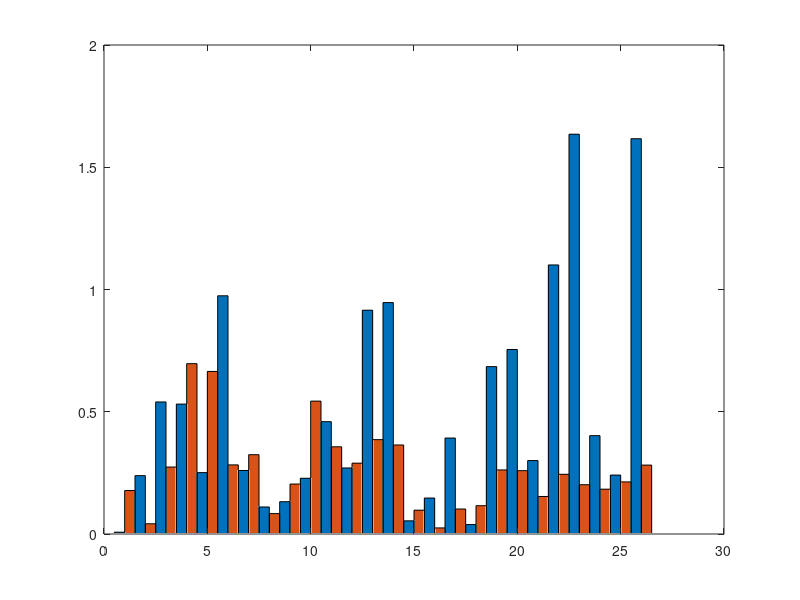

The MATLAB script that drew this image: (Note: this script raises an error after producing the figure.)
%% 柱状图

% 数据：GCC-PHAT (RMSE值)
GCC_PHAT = [
0.1778	0.0074
0.0419	0.2387
0.2738	0.5401
0.6967	0.5313
0.6649	0.2511
0.2827	0.9743
0.3244	0.2598
0.0834	0.1105
0.2043	0.1321
0.5435	0.228
0.3567	0.4595
0.2897	0.2701
0.386	0.9153
0.3641	0.9465
0.0974	0.0539
0.0249	0.1471
0.1022	0.3925
0.1158	0.0387
0.262	0.6846
0.2591	0.7547
0.1535	0.3004
0.2442	1.1004
0.2017	1.6351
0.1833	0.4023
0.2131	0.241
0.2818	1.6167
];

% 交换列顺序，使得先绘制 GCC-PHAT（原始），后绘制 Improved GCC-PHAT
GCC_PHAT = GCC_PHAT(:, [2, 1]);

% 横坐标：1到26，每组对应一个x值
x = 1:26;

% 创建图形窗口并调整大小
figure('Position', [100, 100, 1000, 400]); % 宽1000，高400，成长方形

% 绘制柱状图（按行分组，每个x有两根柱子），增加 BarWidth 参数
bar_handle = bar(x, GCC_PHAT, 'grouped', 'BarWidth', 1); % 调整柱子宽度

% 设置颜色（交换后颜色也要对应）
bar_handle(2).FaceColor = [205/255, 79/255, 57/255];   % Tomato3 (GCC-PHAT)
bar_handle(1).FaceColor = [70/255, 130/255, 180/255];  % SteelBlue3 (Improved GCC-PHAT)

% 设置柱状图的轮廓颜色
bar_handle(1).EdgeColor = [0.8, 0.8, 0.8]; % 设置浅灰色轮廓
bar_handle(2).EdgeColor = [0.8, 0.8, 0.8]; % 设置浅灰色轮廓

% 设置图表标题和轴标签
title('RMSE', 'FontSize', 14, 'FontWeight', 'bold', 'FontName', 'Times New Roman');
xlabel('Data(1-26)', 'FontSize', 12, 'FontName', 'Times New Roman');
ylabel('Distance Error(m)', 'FontSize', 12, 'FontName', 'Times New Roman'); % 添加纵坐标单位

% 设置坐标轴范围
xlim([0.5, 26.5]); % 避免边界数据被截断
ylim([0, 2]); % 设置 y 轴范围

% 设置 y 轴刻度
yticks(0:0.2:2); % 设置 y 轴从 0 到 2，间隔为 0.2

% 显示图例（顺序也要调整）
legend({'TDOA', 'TDOA-SRP'}, 'Location', 'northeast', 'FontSize', 12, 'FontName', 'Times New Roman');

% 添加网格并调整样式
grid on;
set(gca, 'GridLineStyle', '--', 'GridColor', [0.5, 0.5, 0.5]);

% 调整纵坐标刻度线的长度，使其变短
set(gca, 'TickLength', [0.004, 0.004]); 
% 去除上侧和右侧的刻度
set(gca, 'Box', 'off');  % 去除坐标轴框
set(gca, 'TickDir', 'in');  % 刻度线朝向内侧

% 设置字体为新罗马字体
set(gca, 'FontName', 'Times New Roman');

% 保存高分辨率图片
%exportgraphics(gcf, 'RMSEdis.png', 'Resolution', 300);
print(gcf, 'RMSEdis', '-dtiff', '-r300');

